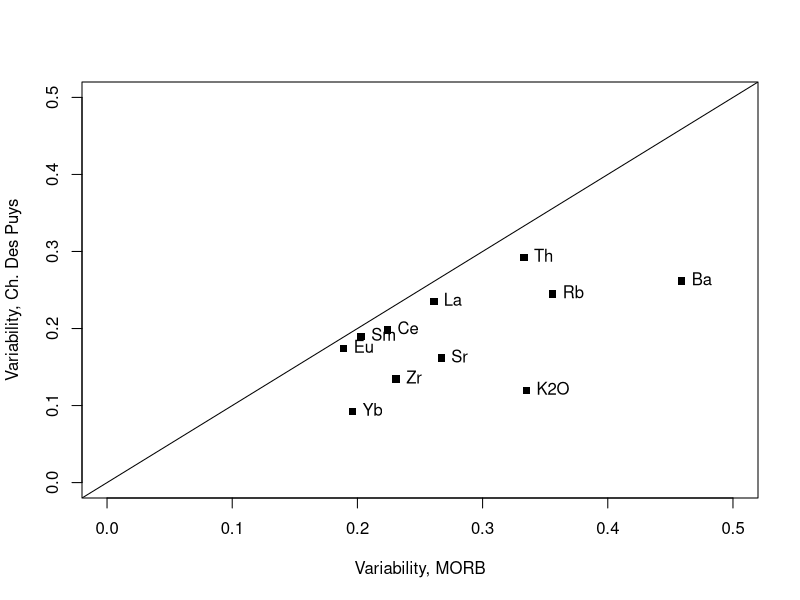

Write the R code that produced this figure. (Note: this script raises an error after producing the figure.)
# Variability
chpuy <- read.table("chpuy.data",sep="\t")
s <- apply(chpuy,2,sd,na.rm=T)  # na.rm=T is needed to calculate even for elems with missing values
m <- apply(chpuy,2,mean,na.rm=T)
variability <- s/m              # Eq. (21.1)
print(rev(sort(variability)),2)

# Comparison with NMORB
hofmann <- read.table("hofmann.data",sep="\t")
hofmann <- as.matrix(hofmann)

# Select elements for which we do have the MORB variability data
v.el <- colnames(hofmann)[!is.na(hofmann["V.MORB",])]
x.data <- hofmann["V.MORB",v.el]
plot(x.data,variability[v.el],xlim=c(0,0.5),ylim=c(0,0.5),pch=15,xlab="Variability, MORB",ylab="Variability, Ch. Des Puys")
text(x.data,variability[v.el],v.el,pos=4,offset=0.5)
abline(0,1)

# Order the elements in decreasing incompatibility
v.ordered <- rev(sort(variability [colnames(hofmann)]))

# Select the data and normalization values
data <- chpuy[,names(v.ordered)]
norm <- hofmann["PM",names(v.ordered)]

# Plotting [GCDkit]
norm <- t(as.matrix(norm))
rownames(norm) <- "Prim. mantle (Hofmann 1988) [CP order]"
spider(data,norm,pch=15,ymin=1,ymax=200)
print(results)
